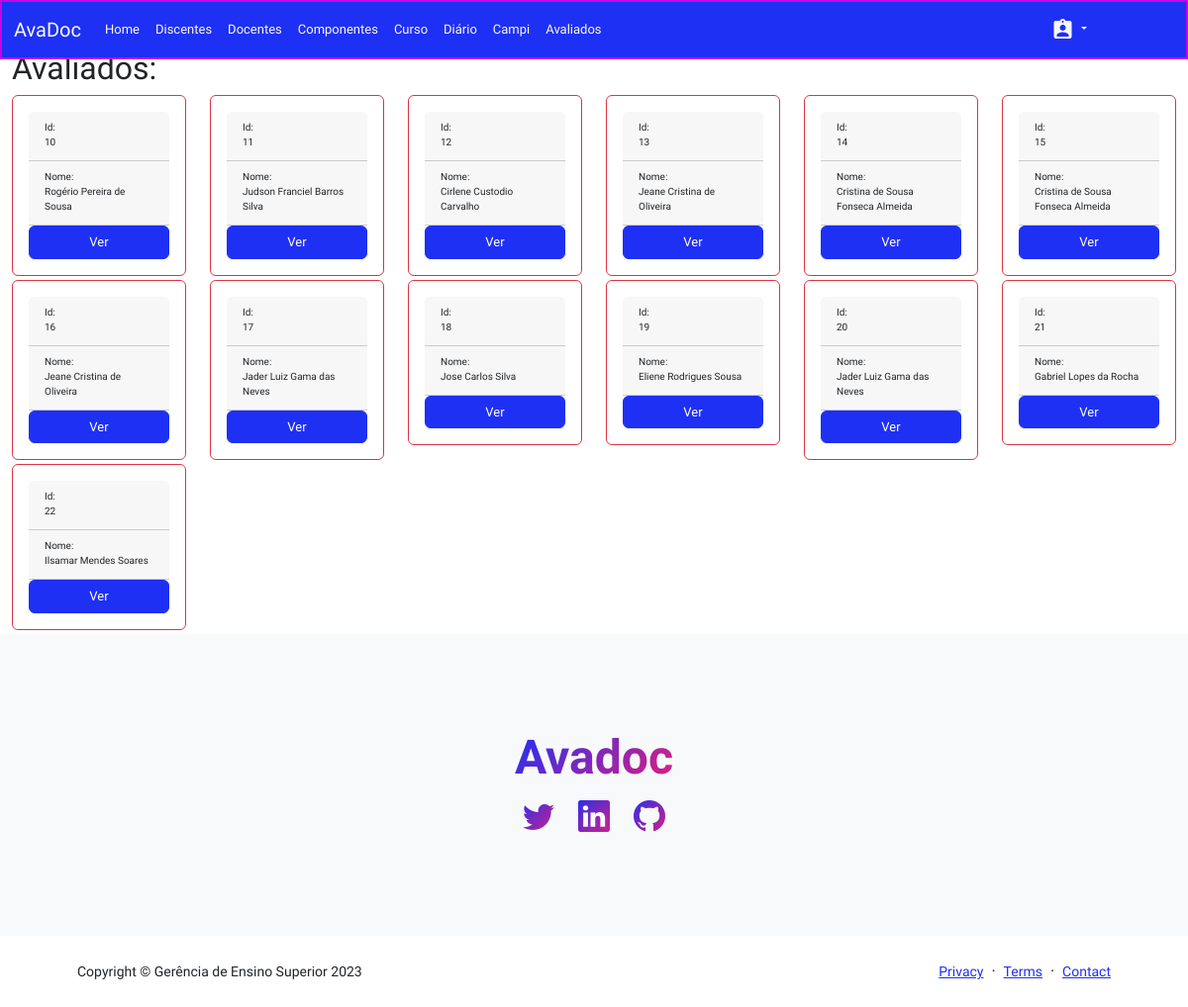
Before: /ver_avalia/ (signed in) with the older database file.
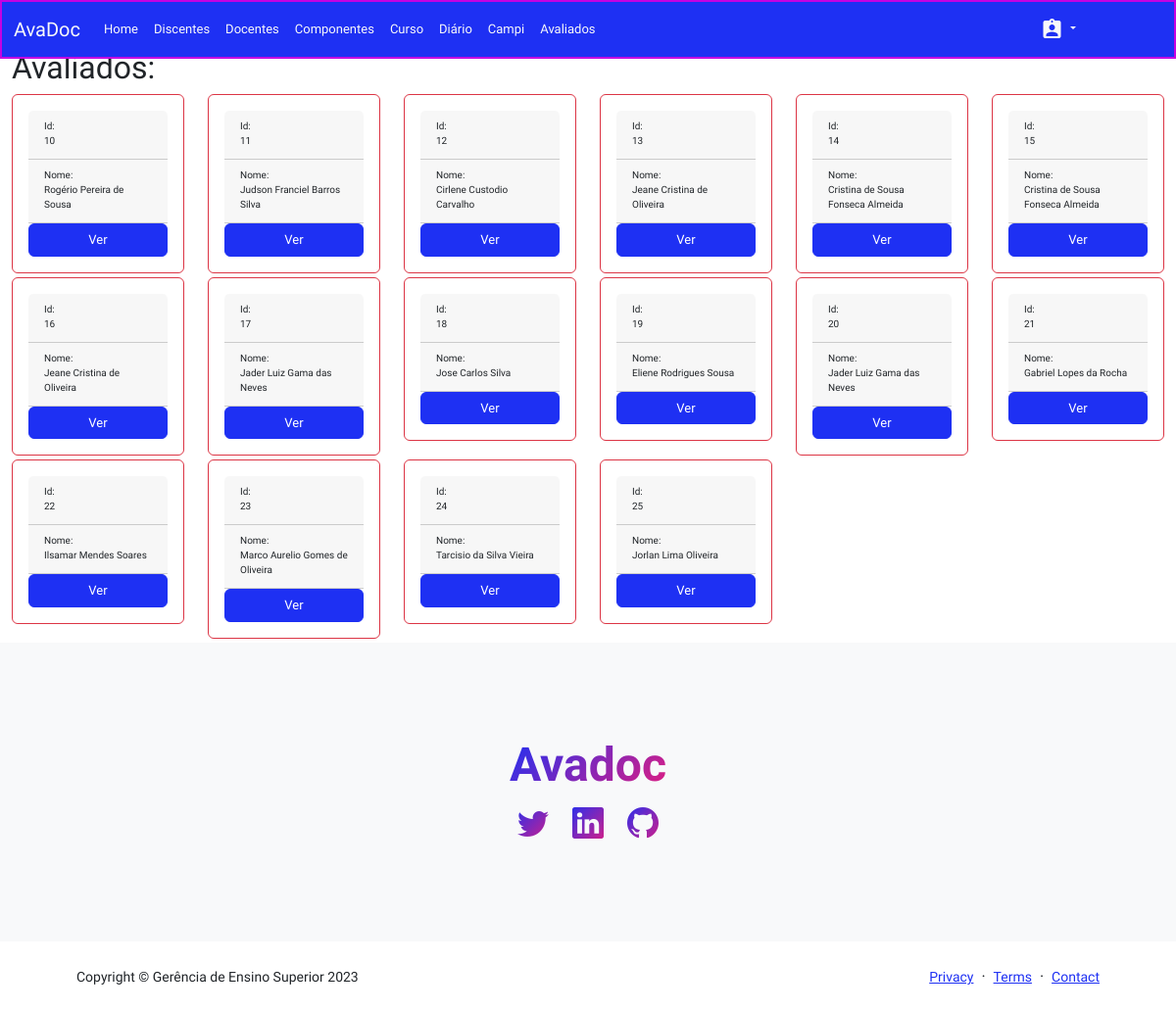
After: the same page with the newer database file.
### avadocApp/models.py (models this page shows)
class Avadoc(models.Model):
    id_avadoc = models.AutoField(primary_key=True)
    assid_avadoc =models.CharField(max_length=200, blank=True, null=False)
    pont_avadoc =models.CharField(max_length=200, blank=True, null=False)
    plan_avadoc =models.CharField(max_length=200, blank=True, null=False)
    realiza_avadoc =models.CharField(max_length=200, blank=True, null=False)
    avaliacao_avadoc =models.CharField(max_length=200, blank=True, null=False)
    postura_avadoc =models.CharField(max_length=200, blank=True, null=False)
    id_doc= models.CharField(max_length=200, blank=True, null=True)
    user_avadoc= models.CharField(max_length=200, blank=True, null=True)
    id_docente = models.ForeignKey(Docente, models.DO_NOTHING, db_column='id_docente', blank=True, null=False)

class Docente(models.Model):
    id_docente = models.AutoField(primary_key=True)
    cod_docente = models.CharField(max_length=200, blank=True, null=True)
    nome_docente = models.CharField(max_length=200, blank=True, null=True)
    def __str__(self):
        return self.nome_docente

### avadocApp/views.py (the view)
# urls.py: path('ver_avalia/', ver_avalia, name='ver_avalia'),
def ver_avalia(request):
    if request.user.is_authenticated:
        if request.user.is_superuser:
            avas = Avadoc.objects.all()
        else:
            avas = Avadoc.objects.filter(id_doc=request.user.username)
        if not avas.exists():
            return redirect('pag_sem_ava')  # Redirect to the appropriate page when no Avadoc objects are found
        else:
            return render(request, 'avadoc/ver_avalia.html', {'avas': avas})
    else:
        return render(request, "avadoc/pag_erro.html")

### avadocApp/templates/avadoc/ver_avalia.html
{% extends "avadoc/base.html" %}
{% block corpo %}
    <h2>Avaliados:</h2>
    <div class="row ">
        {% for ava in avas %}
            <div class="col-md-2">
                <div class="card border-danger  mb-1">
                    <div class="card-body ">
                        <form method="get">
                             <div class="card-header">
                                <label style="font-size: x-small" for="id_ava">Id:
                                    <div id="id_ava">{{ ava.id_avadoc }}</div>
                                </label>
                            </div>
                            <div class="card-header">
                                <label style="font-size: x-small" for="docente">Nome:
                                    <div id="docente">{{ ava.id_docente }}</div>
                                </label>
                            </div>
                            <div class="input-group">
                                <a href="{% url 'avindividual' ava.id_docente_id %}" name="search"
                                   class="btn btn-primary input-group "
                                   style="font-size:small; ">Ver</a>
                            </div>
                        </form>
                    </div>
                </div>
            </div>
        {% endfor %}
    </div>
{% endblock corpo %}

Changed rows visible on the page:
added Avadoc: id_avadoc "23", id_docente "Marco Aurelio Gomes de Oliveira"
added Avadoc: id_avadoc "24", id_docente "Tarcisio da Silva Vieira"
added Avadoc: id_avadoc "25", id_docente "Jorlan Lima Oliveira"
